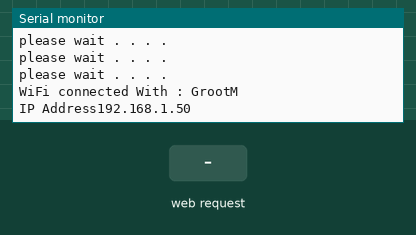
Recording of a sketch running on a simulated ESP8266 (NodeMCU). Shown: the last lines printed to the serial monitor. The inputs (shaded band) are chosen by the test bench. WiFi joins after 1.5 s; servers stay silent unless stated.

Above: at 2.7 s.
2.8 s: HTTP request GET /command?cmd=1 received
At 4.0 s:
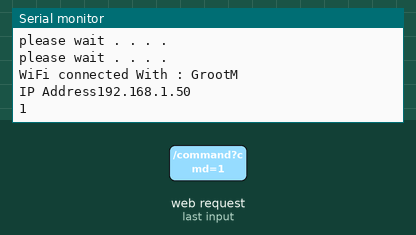
4.3 s: HTTP request GET /command?cmd=0 received
At 5.2 s:
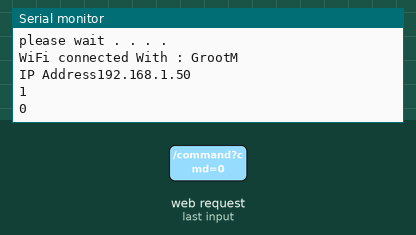

The sketch:

nodemcu.ino
```cpp
#include <ESP8266WiFi.h>
#include <ESP8266WebServer.h>

ESP8266WebServer server(80);
const char *ssid = "GrootM";
const char *pwd = "grootgroot";

void handleCommand() {
  String cmdParam = server.arg("cmd");  // Extract the command parameter
  executeCommand(cmdParam);             // Execute the corresponding action
  server.send(200);                     // Send a response
}

void executeCommand(String cmd) {
  Serial.println(cmd);  // Handle invalid commands
}

void setup() {

  Serial.begin(9600);
  delay(10);
  Serial.print("Wait Connection With : ");
  Serial.println(ssid);
  WiFi.begin(ssid, pwd);
  while (WiFi.status() != WL_CONNECTED) {
    delay(500);
    Serial.println("please wait . . . .");
  }
  Serial.println("");
  Serial.print("WiFi connected With : ");
  Serial.println(ssid);
  Serial.println('\n');
  Serial.print("IP Address");
  Serial.println(WiFi.localIP());
  server.on("/command", HTTP_GET, handleCommand);
  server.begin();
}

void loop() {
  // put your main code here, to run repeatedly:
  server.handleClient();
}
```

Measured:
- after the input at 2.8 s, the serial monitor: prints a new line at once (image 1)
- after the input at 4.3 s, the serial monitor: prints a new line at once (image 2)
